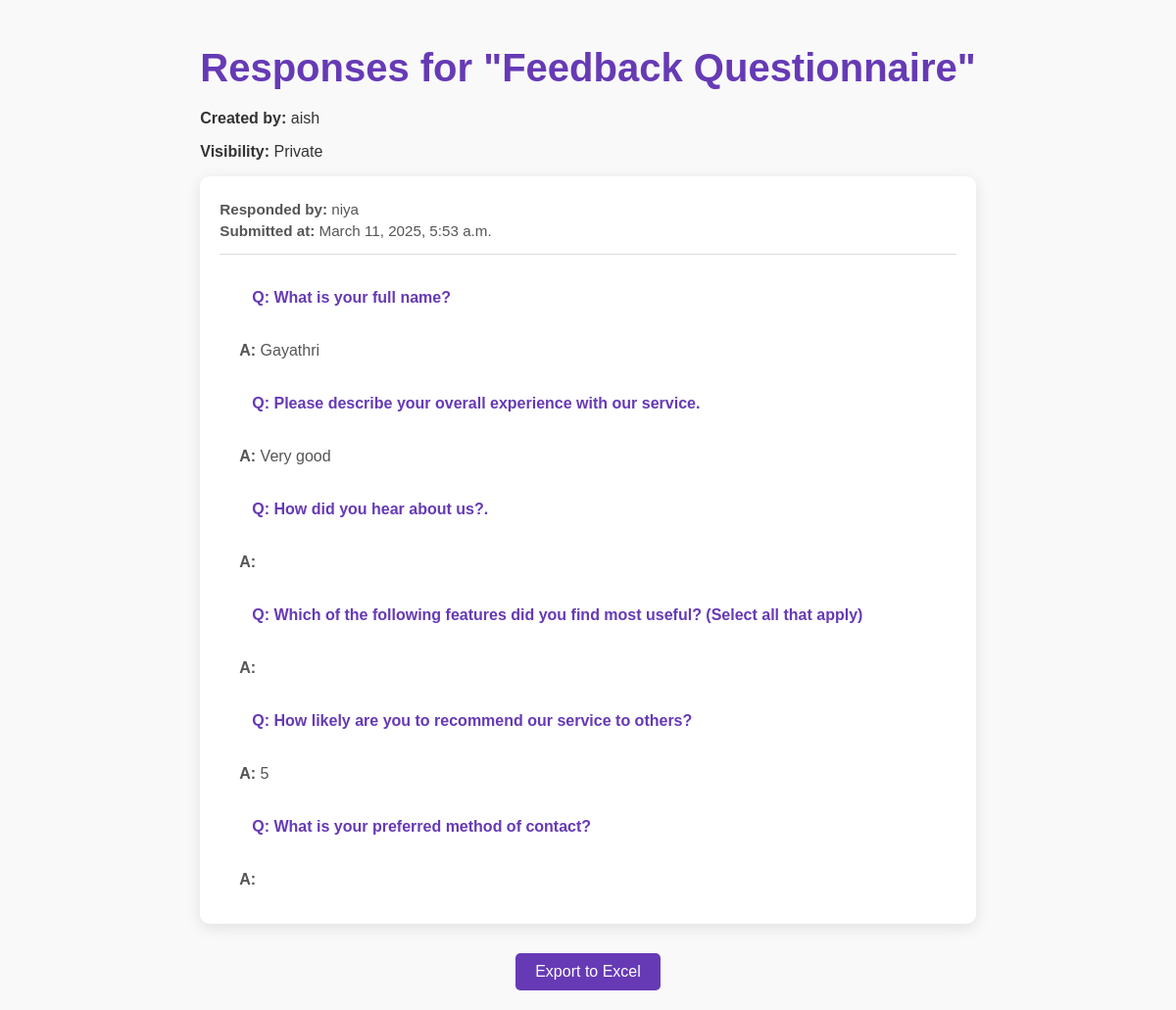
The app's page /questionnaire/41/responses/ (signed in) with its own data.
### accounts/models.py (models this page shows, shortened)
class Questionnaire(models.Model):
    title = models.CharField(max_length=255)
    created_at = models.DateTimeField(auto_now_add=True)
    user = models.ForeignKey(UserProfile, on_delete=models.CASCADE, related_name='questionnaires_users')
    is_public = models.BooleanField(default=True)  # Added field for public/private visibility

class UserProfile(models.Model):
    user = models.OneToOneField(User, on_delete=models.CASCADE)

class Response(models.Model):
    questionnaire = models.ForeignKey(Questionnaire, related_name='responses', on_delete=models.CASCADE)
    submitted_at = models.DateTimeField(auto_now_add=True)

class Answer(models.Model):
    response = models.ForeignKey(Response, related_name='answers', on_delete=models.CASCADE)
    question = models.ForeignKey(Question, on_delete=models.CASCADE)
    text = models.TextField(blank=True, null=True)
    selected_options = models.ManyToManyField(Option, blank=True)

class Question(models.Model):
    QUESTION_TYPES = (
        ('short_answer', 'Short Answer'),
        ('paragraph', 'Paragraph'),
        ('multiple_choice', 'Multiple Choice'),
        ('checkboxes', 'Checkboxes'),
        ('dropdown', 'Dropdown'),
        ('linear_scale', 'Linear Scale'),
    )
    questionnaire = models.ForeignKey(Questionnaire, related_name='questions', on_delete=models.CASCADE)
    text = models.CharField(max_length=255)
    question_type = models.CharField(max_length=20, choices=QUESTION_TYPES)

### accounts/views.py (the view)
# urls.py: path('questionnaire/<int:pk>/responses/', views.QuestionnaireResponsesView.as_view(), name='questionnaire_responses'),
@method_decorator(login_required, name='dispatch')
class QuestionnaireResponsesView(DetailView):
    model = Questionnaire
    template_name = 'questionnaire_responses.html'
    context_object_name = 'questionnaire'
    def get_context_data(self, **kwargs):
        context = super().get_context_data(**kwargs)
        questionnaire = self.object
        responses = ResponseModel.objects.filter(questionnaire=questionnaire)
        response_data = []
        for response in responses:
            respondent = "Anonymous" if questionnaire.is_public and not self.request.user.is_authenticated else self.request.user.username
            answers = Answer.objects.filter(response=response).order_by('question__id')  # Order by question ID
            response_data.append({
                'respondent': respondent,
                'submitted_at': response.submitted_at,
                'answers': answers
            })
        context['responses'] = response_data
        context['username'] = self.request.user.username
        return context

### accounts/templates/questionnaire_responses.html (shortened to what this page needs)
{% extends 'base.html' %}
{% block content %}
<div class="container">
    <h1>Responses for "{{ questionnaire.title }}"</h1>
    <p><strong>Created by:</strong> {{ questionnaire.user.user.username }}</p>
    <p><strong>Visibility:</strong> {% if questionnaire.is_public %}Public{% else %}Private{% endif %}</p>
    <div class="responses-container">
        {% for response in responses %}
        <div class="response-card">
            <div class="response-header">
                <p><strong>Responded by:</strong> {{ response.respondent }}
                </p>
                <p><strong>Submitted at:</strong> {{ response.submitted_at }}</p>
            </div>
            <div class="response-body">
                {% for answer in response.answers %}
                <div class="question-answer">
                    <p class="question"><strong>Q:</strong> {{ answer.question.text }}</p>
                    <p class="answer">
                        <strong>A:</strong>
                        {% if answer.question.question_type == 'multiple_choice' or answer.question.question_type == 'checkboxes' or answer.question.question_type == 'dropdown' %}
                            {{ answer.selected_options.all|join:", " }}
                        {% elif answer.question.question_type == 'linear_scale' %}
                            {{ answer.text|default:"Not answered" }}
                        {% else %}
                            {{ answer.text|default:"Not answered" }}
                        {% endif %}
                    </p>
                </div>
                {% endfor %}
            </div>
        </div>
        {% empty %}
            <p>No responses yet.</p>
        {% endfor %}
    </div>
    <div class="export-button-container">
        <button class="export-button" onclick="exportToExcel()">Export to Excel</button>
    </div>
</div>
{% endblock %}

### accounts/templates/base.html (style rules this page uses)
* { font-family: poppins, Arial, sans-serif; box-sizing: border-box; }
body { margin: 0; padding: 0; background-color: #ede6f6; display: flex; justify-content: center; }
.question { background-color: white; margin: 13px; padding: 20px; border-radius: 10px; position: relative; }
.question { background-color: white; margin: 13px; padding: 20px; border-radius: 10px; position: relative; width: 100%; }

### accounts/templates/questionnaire_responses.html (style rules this page uses)
body { font-family: Arial, sans-serif; background-color: #f9f9f9; color: #333; }
.container { max-width: 1200px; margin: 0 auto; padding: 20px; }
h1 { color: #663ab5; font-size: 2.5rem; margin-bottom: 20px; }
.responses-container { display: flex; flex-direction: column; gap: 20px; }
.response-card { background: white; border-radius: 10px; box-shadow: 0 4px 15px rgba(0, 0, 0, 0.1); padding: 20px; }
.response-header { border-bottom: 1px solid #ddd; padding-bottom: 10px; margin-bottom: 15px; }
.response-header p { margin: 5px 0; font-size: 0.95rem; color: #555; }
.question-answer { margin-bottom: 15px; }
.question { font-weight: bold; color: #663ab5; margin-bottom: 5px; }
.answer { color: #555; margin-left: 20px; }
.export-button-container { text-align: center; margin-top: 30px; }
.export-button { background-color: #663ab5; color: white; border: none; padding: 10px 20px; border-radius: 5px; font-size: 1rem; cursor: pointer; transition: background-color 0.3s; }

### records on screen
Questionnaire: title "Feedback Questionnaire", user.user.username "aish"
Response: submitted_at "March 11, 2025, 5:53 a.m."
Answer: question.text "What is your full name?", text "Gayathri"
Answer: question.text "Please describe your overall experience with our service.", text "Very good"
Answer: question.text "How did you hear about us?."
Answer: question.text "Which of the following features did you find most useful? (Select all that apply)"
Answer: question.text "How likely are you to recommend our service to others?", text "5"
Answer: question.text "What is your preferred method of contact?"

### other values on screen
{{ response.respondent }} "niya"
